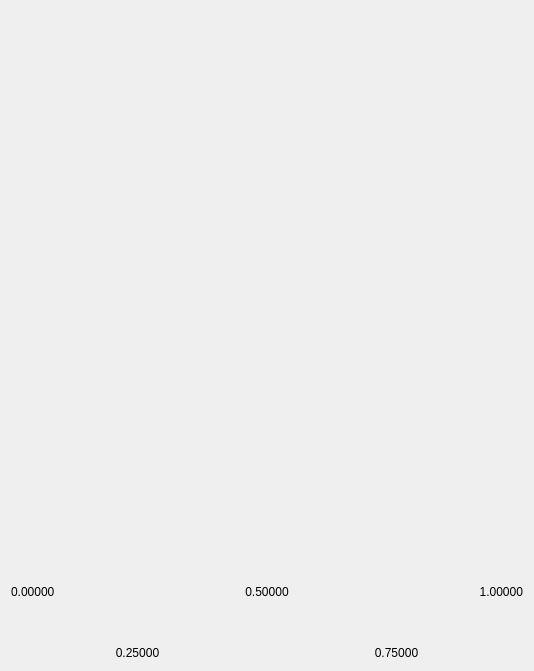
<?xml version="1.0" encoding="UTF-8"?>
<ui version="4.0">
 <class>GLWindowClass</class>
 <widget class="QWidget" name="GLWindowClass">
  <property name="geometry">
   <rect>
    <x>0</x>
    <y>0</y>
    <width>532</width>
    <height>671</height>
   </rect>
  </property>
  <property name="windowTitle">
   <string>Visualization</string>
  </property>
  <layout class="QHBoxLayout" name="horizontalLayout">
   <item>
    <layout class="QVBoxLayout" name="verticalLayout_2" stretch="0,0,0,0">
     <item>
      <widget class="GLWidget" name="glWidget" native="true">
       <property name="sizePolicy">
        <sizepolicy hsizetype="Expanding" vsizetype="Expanding">
         <horstretch>0</horstretch>
         <verstretch>0</verstretch>
        </sizepolicy>
       </property>
       <property name="minimumSize">
        <size>
         <width>512</width>
         <height>512</height>
        </size>
       </property>
      </widget>
     </item>
     <item>
      <layout class="QHBoxLayout" name="horizontalLayout_3">
       <item>
        <widget class="QLabel" name="labelLegend5">
         <property name="text">
          <string>0.00000</string>
         </property>
         <property name="alignment">
          <set>Qt::AlignBottom|Qt::AlignLeading|Qt::AlignLeft</set>
         </property>
        </widget>
       </item>
       <item>
        <widget class="QLabel" name="labelLegend3">
         <property name="text">
          <string>0.50000</string>
         </property>
         <property name="alignment">
          <set>Qt::AlignBottom|Qt::AlignHCenter</set>
         </property>
        </widget>
       </item>
       <item>
        <widget class="QLabel" name="labelLegend1">
         <property name="text">
          <string>1.00000</string>
         </property>
         <property name="alignment">
          <set>Qt::AlignBottom|Qt::AlignRight|Qt::AlignTrailing</set>
         </property>
        </widget>
       </item>
      </layout>
     </item>
     <item>
      <widget class="ColorMapWidget" name="colorMapWidget" native="true">
       <property name="enabled">
        <bool>true</bool>
       </property>
       <property name="sizePolicy">
        <sizepolicy hsizetype="Expanding" vsizetype="Fixed">
         <horstretch>0</horstretch>
         <verstretch>0</verstretch>
        </sizepolicy>
       </property>
       <property name="minimumSize">
        <size>
         <width>100</width>
         <height>35</height>
        </size>
       </property>
       <property name="maximumSize">
        <size>
         <width>16777215</width>
         <height>16777215</height>
        </size>
       </property>
      </widget>
     </item>
     <item>
      <layout class="QHBoxLayout" name="horizontalLayout_4">
       <item>
        <widget class="QLabel" name="labelLegend4">
         <property name="text">
          <string>0.25000</string>
         </property>
         <property name="alignment">
          <set>Qt::AlignHCenter|Qt::AlignTop</set>
         </property>
        </widget>
       </item>
       <item>
        <widget class="QLabel" name="labelLegend2">
         <property name="text">
          <string>0.75000</string>
         </property>
         <property name="alignment">
          <set>Qt::AlignHCenter|Qt::AlignTop</set>
         </property>
        </widget>
       </item>
      </layout>
     </item>
    </layout>
   </item>
  </layout>
 </widget>
 <layoutdefault spacing="6" margin="11"/>
 <customwidgets>
  <customwidget>
   <class>GLWidget</class>
   <extends>QWidget</extends>
   <header>gui/glwidget.h</header>
   <container>1</container>
  </customwidget>
  <customwidget>
   <class>ColorMapWidget</class>
   <extends>QWidget</extends>
   <header>gui/colormapwidget.h</header>
   <container>1</container>
  </customwidget>
 </customwidgets>
 <resources/>
 <connections/>
</ui>
